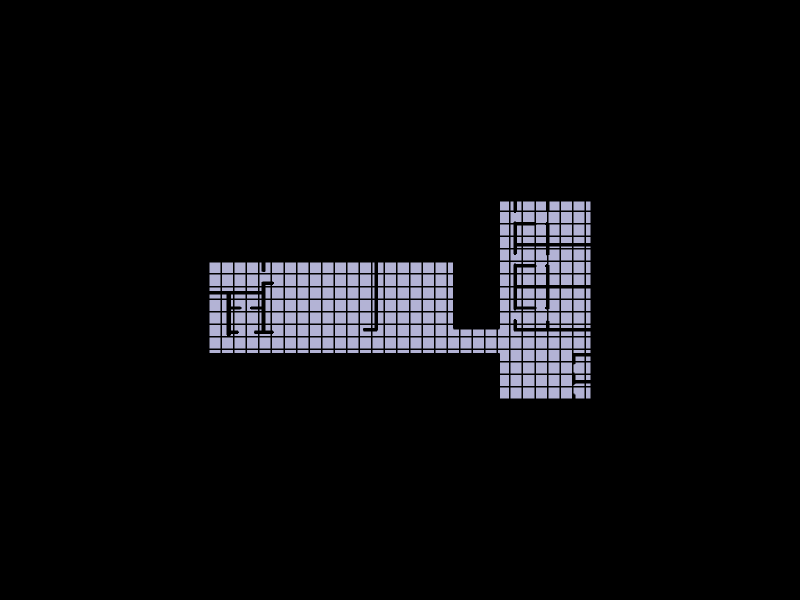

This figure's notebook cell:
### Markdown cell above
## 10. Show the resulting shell

### Code cell
Topology.Show(shell,
              camera=[0, 0, 6],
              faceColor=[210, 210, 250],
              faceOpacity=0.9,
              edgeColor="black",
              edgeWidth=3,
              showVertices=False,
              backgroundColor="black",
              width=800, height=600,
              renderer=renderer)

### Figure 1 — Plotly figure (JSON) as saved in the notebook; plotly's stock layout.template omitted (floating-point values rounded to 4 significant figures; data arrays with more than 128 entries replaced by an {"elided": "..."} marker saying what was removed)
{"data": [{"hoverinfo": "text", "legendgroup": "2", "legendrank": 2, "line": {"color": "black", "dash": "solid", "width": 3}, "marker": {"size": 0}, "mode": "lines", "name": "1: Untitled (Edges)", "showlegend": false, "text": "", "type": "scatter3d", "x": {"elided": "2829 float values"}, "y": {"elided": "2829 float values"}, "z": {"elided": "2829 int values"}}, {"cmax": 1, "cmin": 0, "color": "#D2D2FA", "colorscale": [[0, "#440154"], [0.1111, "#482878"], [0.2222, "#3e4989"], [0.3333, "#31688e"], [0.4444, "#26828e"], [0.5556, "#1f9e89"], [0.6667, "#35b779"], [0.7778, "#6ece58"], [0.8889, "#b5de2b"], [1, "#fde725"]], "flatshading": true, "hoverinfo": "text", "hovertext": "", "i": {"elided": "826 int values"}, "j": {"elided": "826 int values"}, "k": {"elided": "826 int values"}, "legendgroup": "3", "legendrank": 3, "lighting": {"facenormalsepsilon": 0}, "name": "1: Untitled (Faces)", "opacity": 0.9, "showlegend": false, "showscale": false, "text": "", "type": "mesh3d", "x": {"elided": "597 float values"}, "y": {"elided": "597 float values"}, "z": {"elided": "597 int values"}}], "layout": {"autosize": true, "height": 600, "margin": {"b": 40, "l": 40, "r": 40, "t": 40}, "paper_bgcolor": "#000000", "plot_bgcolor": "#000000", "scene": {"aspectmode": "data", "camera": {"center": {"x": 0, "y": 0, "z": 0}, "eye": {"x": 0, "y": 0, "z": 6}, "projection": {"type": "perspective"}, "up": {"x": 0, "y": 1, "z": 0}}, "xaxis": {"visible": false}, "yaxis": {"visible": false}, "zaxis": {"visible": false}}, "showlegend": true, "width": 800, "xaxis": {"showgrid": false, "visible": false, "zeroline": false}, "yaxis": {"showgrid": false, "visible": false, "zeroline": false}}}
